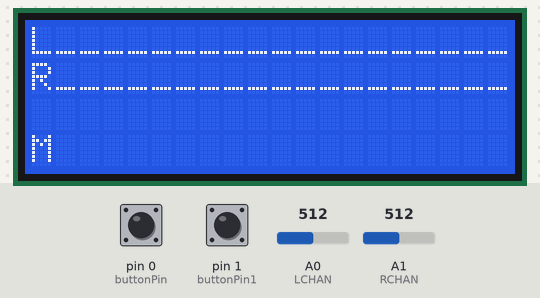
A sketch run on a simulated Arduino Uno, built for the host (arithmetic inside an expression is 32-bit, double 64-bit). Parts: 20×4 character LCD. The inputs (shaded band) are chosen by the test bench; at power-on: pin 1 (buttonPin1) HIGH, pin 0 (buttonPin) HIGH, A0 (LCHAN) = 512, A1 (RCHAN) = 512.

Above: at 5.9 s.
6.0 s: pin 1 (buttonPin1) pulled LOW for 0.15 s
At 6.5 s:
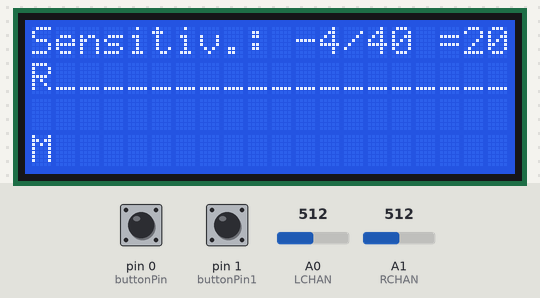
8.1 s: pin 1 (buttonPin1) pulled LOW for 1 s
At 8.7 s:
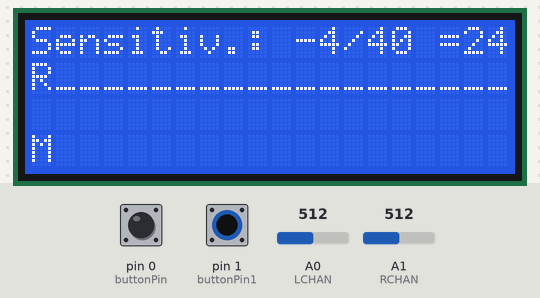
10.6 s: pin 0 (buttonPin) pulsed LOW 5 times (0.12 s each, 0.3 s apart)
At 12.3 s:
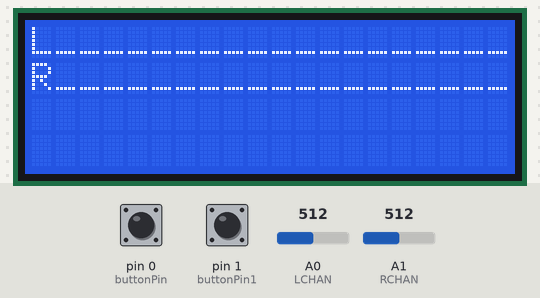
13.6 s: pin 0 (buttonPin) pulled LOW for 0.15 s
At 14.5 s:
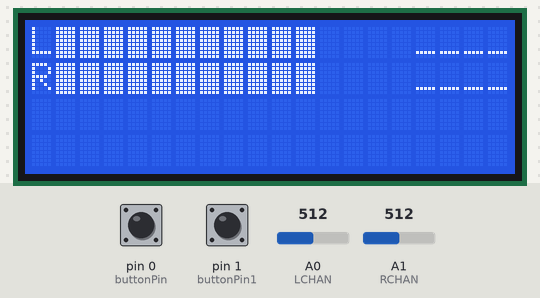
15.2 s: A0 (LCHAN) set to 716
At 16.4 s:
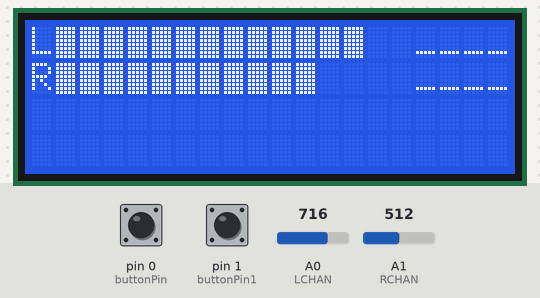
16.7 s: A1 (RCHAN) set to 716
At 17.6 s:
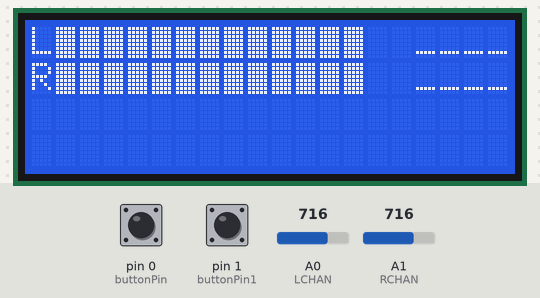
Timing chart, 0 to 19.7 s (numbered marks = the images above; inputs shaded):
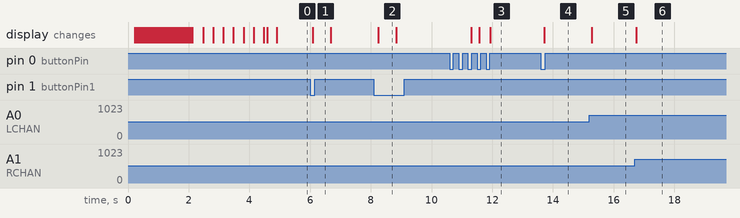

The sketch:

lcdvumeter4x20.ino
```cpp
/*
  modified by varind in 2013
  this code is public domain, enjoy!
*/
#include <Wire.h>
#include <FastLED.h>
#define ARRAY_SIZE(A) (sizeof(A) / sizeof((A)[0]))

#include <LiquidCrystal_I2C.h>
#include <fix_fft.h>

#define BUFF_MAX 128
#define LCHAN 0
#define RCHAN 1
int buttonPin = 0;      // momentary push button on pin 0
int buttonPin1 = 1;     // momentary push for sensitivity change
int oldButtonVal = 0;
int oldbuttonSensitivity = 0;
const int channels = 2;
const int xres = 16; //16;
const int yres = 8; // maybe define the high, meaning resolution
const int xres2 = 32; //32;
const int yres2 = 8;
const int gain = 3;
int decaytest = 1;
int Rdecaytest = 1;
char im[64], data[64];
char Rim[64], Rdata[64];
char data_avgs[64];
char Rdata_avgs[64];
float peaks[20];
float Rpeaks[20];
int i = 0, val, Rval;
int x = 0, y = 0, z = 0;
int load;
int nPatterns = 9 ;
int lightPattern = 1;
int sensitivity = 16;
int   lmax[2];                                        // level max memory
int   dly[2];   // delay & speed for peak return
uint8_t time[8];
char recv[BUFF_MAX];
unsigned int recv_size = 0;
unsigned long prev, interval = 1000;


LiquidCrystal_I2C lcd(0x3F, 20, 4);

// VU METER CHARACTERS
byte v1[8] = {
  B00000, B00000, B00000, B00000, B00000, B00000, B00000, B11111
};
byte v2[8] = {
  B00000, B00000, B00000, B00000, B00000, B00000, B11111, B11111
};
byte v3[8] = {
  B00000, B00000, B00000, B00000, B00000, B11111, B11111, B11111
};
byte v4[8] = {
  B00000, B00000, B00000, B00000, B11111, B11111, B11111, B11111
};
byte v5[8] = {
  B00000, B00000, B00000, B11111, B11111, B11111, B11111, B11111
};
byte v6[8] = {
  B00000, B00000, B11111, B11111, B11111, B11111, B11111, B11111
};
byte v7[8] = {
  B00000, B11111, B11111, B11111, B11111, B11111, B11111, B11111
};
byte v8[8] = {
  B11111, B11111, B11111, B11111, B11111, B11111, B11111, B11111
};


void setup() {
  // Serial.begin(9600);
  lcd.backlight();
  Wire.begin();
  // DS3231_init(DS3231_INTCN);
  memset(recv, 0, BUFF_MAX);
  // rtc.begin();
  pinMode(buttonPin, INPUT);
  digitalWrite(buttonPin, HIGH);  // button pin is HIGH, so it drops to 0 if pressed
  pinMode(buttonPin1, INPUT);
  digitalWrite(buttonPin1, HIGH);  // button pin is HIGH, so it drops to 0 if pressed

  //setTheTime("305017101012018");     // ssmmhhDDMMYYYY set time once in the given format
  lcd.begin(20, 4);
  lcd.clear();
  lcd.createChar(1, v1);
  lcd.createChar(2, v2);
  lcd.createChar(3, v3);
  lcd.createChar(4, v4);
  lcd.createChar(5, v5);
  lcd.createChar(6, v6);
  lcd.createChar(7, v7);
  lcd.createChar(8, v8);

  lcd.setCursor(0, 2);
  lcd.print("Sensitivity hit TXO ");
  lcd.setCursor(0, 3);
  lcd.print("16=def (-4 to +38)  ");

  for (i = 0; i < 80; i++)
  {
    for (load = 0; load < i / 5; load++)
    {
      lcd.setCursor(load, 1);
      lcd.write(1);
    }
    if (load < 1)
    {
      lcd.setCursor(0, 1);
      lcd.write(7);
    }

    lcd.setCursor(load + 1, 1);
    lcd.write((i - i / 5 * 5) + 1);
    for (load = load + 2; load < 20; load++)
    {
      lcd.setCursor(load, 1);
      lcd.write(1);
    }
    lcd.setCursor(0, 0);
    lcd.print("AudioFoLight VuMeter");


    delay(2);

  }


  lcd.clear();
  delay(200);
}


void vu() {
  //  delay(10);
  for (i = 0; i < 64; i++) {
    if (sensitivity < 0)
    {
      val = ((analogRead(LCHAN) / sensitivity ));
    }
    if (sensitivity == 0)
    {
      val = ((analogRead(LCHAN) ));
    }
    if (sensitivity > 0)
    {
      val = ((analogRead(LCHAN) * sensitivity ));
    }

    data[i] = val;
    im[i] = 0;
    if (channels == 2) {
      if (sensitivity < 0)
      {
        Rval = ((analogRead(RCHAN) / sensitivity ));
      }
      if (sensitivity == 0)
      {
        Rval = ((analogRead(RCHAN) ));
      }
      if (sensitivity > 0)
      {
        Rval = ((analogRead(RCHAN) * sensitivity ));
      }

      //Rval = ((analogRead(RCHAN) * 16 ));  // chose how to interpret the data from analog in
      Rdata[i] = Rval;
      Rim[i] = 0;
    }
  };

  fix_fft(data, im, 6, 0); // Send the data through fft
  if (channels == 2) {
    fix_fft(Rdata, Rim, 6, 0); // Send the data through fft
  }

  // get the absolute value of the values in the array, so we're only dealing with positive numbers
  for (i = 0; i < 64 ; i++) {
    data[i] = sqrt(data[i] * data[i] + im[i] * im[i]);
  }
  if (channels == 2) {
    for (i = 0; i < 64 ; i++) {
      Rdata[i] = sqrt(Rdata[i] * Rdata[i] + Rim[i] * Rim[i]);
    }
  }

  // todo: average as many or as little dynamically based on yres
  for (i = 0; i < 64; i++) {
    data_avgs[i] = (data[i]);// + data[i*2+1]);// + data[i*3 + 2]);// + data[i*4 + 3]);  // add 3 samples to be averaged, use 4 when yres < 16
    data_avgs[i] = constrain(data_avgs[i], 0, 9 - gain); //data samples * range (0-9) = 9
    data_avgs[i] = map(data_avgs[i], 0, 9 - gain, 0, yres);      // remap averaged values

    Rdata_avgs[i] = (Rdata[i]);// + data[i*2+1]);// + data[i*3 + 2]);// + data[i*4 + 3]);  // add 3 samples to be averaged, use 4 when yres < 16
    Rdata_avgs[i] = constrain(Rdata_avgs[i], 0, 9 - gain); //data samples * range (0-9) = 9
    Rdata_avgs[i] = map(Rdata_avgs[i], 0, 9 - gain, 0, yres);      // remap averaged values
  }

} // end loop


void decay(int decayrate) {
  //// reduce the values of the last peaks by 1
  if (decaytest == decayrate) {
    for (x = 0; x < 20; x++) {
      peaks[x] = peaks[x] - 1;  // subtract 1 from each column peaks
      decaytest = 0;

    }
  }
  decaytest++;

}

void Rdecay(int decayrate) {
  //// reduce the values of the last peaks by 1
  if (Rdecaytest == decayrate) {
    for (x = 0; x < 20; x++) {
      Rpeaks[x] = Rpeaks[x] - 1;  // subtract 1 from each column peaks
      Rdecaytest = 0;

    }
  }
  Rdecaytest++;

}

void Two16_LCD(int linePos) {
  vu();
  decay(1);
  Rdecay(1);
  lcd.setCursor(0, linePos);
  lcd.print("L"); // Channel ID replaces bin #0 due to hum & noise
  lcd.setCursor(0, linePos + 1);
  lcd.print("R"); // ditto

  for (int x = 1; x < 20; x++) {  // init 0 to show lowest band overloaded with hum
    //int y = x + 16; // second display line
    if (data_avgs[x] > peaks[x]) peaks[x] = data_avgs[x];
    if (Rdata_avgs[x] > Rpeaks[x]) Rpeaks[x] = Rdata_avgs[x];

    lcd.setCursor(x, linePos); // draw first (top) row Left
    if (peaks[x] == 0) {
      lcd.print("_");  // less LCD artifacts than " "
    }
    else {
      lcd.write(peaks[x]);
    }

    lcd.setCursor(x, linePos + 1); // draw second (bottom) row Right
    if (Rpeaks[x] == 0) {
      lcd.print("_");
    }
    else {
      lcd.write(Rpeaks[x]);

    }
  }
}

void mono(int linePos) {

  vu();
  decay(1);
  lcd.setCursor(0, linePos);
  lcd.print(" "); // Channel ID replaces bin #0 due to hum & noise
  lcd.setCursor(0, linePos + 1);
  lcd.print("M"); // ditto

  for (x = 1; x < 20; x++) { // repeat for each column of the display horizontal resolution
    y = (data_avgs[x] + Rdata_avgs[x]) / 2 ;  // get current column value
    z = peaks[x] + Rpeaks[x];
    if (y > z) {
      peaks[x] = y;
      Rpeaks[x] = y;
    }
    y = peaks[x] + Rpeaks[x];

    //if (y <= 10) {
      lcd.setCursor(x, linePos); // clear first row
      lcd.print(" ");
      lcd.setCursor(x, linePos + 1); // draw second row
      if (y == 0) {
        lcd.print(" "); // save a glyph
      }
      else {
        lcd.write(y);
    //  }
    }
    // else {
    //   lcd.setCursor(x, linePos); // draw first row
    //   if (y == 11) {
    //     lcd.write(32); // RC  was " "
    //   }
    //   else {
    //     lcd.write(y - 10); // same chars 1-8 as 9-16
    //   }
    //   lcd.setCursor(x, linePos + 1);
    //   lcd.write(8);
    // } // end display
  }  // end xres
}

void stereo8(){
  vu();
   decay(1);
   lcd.setCursor(10, 1);
  lcd.print("R"); // Channel ID replaces bin #0 due to hum & noise
  for (x=1; x < 10; x++) {
    y = data_avgs[x];
        z= peaks[x];
    if (y > z){
      peaks[x]=y;
    }
    y= peaks[x];

    if (y <= 9){
      lcd.setCursor(x,0); // clear first row
      lcd.print(" ");
      lcd.setCursor(x,1); // draw second row
      if (y == 0){
        lcd.print(" "); // save a glyph
      }
      else {
        lcd.write(y);
      }
    }
    else{
      lcd.setCursor(x,0);  // draw first row
      if (y == 10){
        lcd.write(32);
      }
      else {
        lcd.write(y-10);  // same chars 1-8 as 9-16
      }
      lcd.setCursor(x,1);
      lcd.write(8);
    }
  }
  lcd.setCursor(0, 1);
  lcd.print("L"); // ditto
  for (x=17; x < 32; x++) {
    y = data_avgs[x];
       z= peaks[x];
    if (y > z){
      peaks[x]=y;
    }
    y= peaks[x];

    if (y <= 8){
      lcd.setCursor(x-8,0); // clear first row
      lcd.print(" ");
      lcd.setCursor(x-8,1); // draw second row
      if (y == 0){
        lcd.print(" "); // save a glyph
      }
      else {
        lcd.write(y);
      }
    }
    else{
      lcd.setCursor(x-8,0);  // draw first row
      if (y == 9){
        lcd.write(32);
      }
      else {
        lcd.write(y-8);  // same chars 1-8 as 9-16
      }
      lcd.setCursor(x-8,1);
      lcd.write(8);
    }
  }
}


void  bars  ()
{
  decay(1);
  vu();
  //  lcd.createChar( i,block[i] );
#define T_REFRESH    100            // msec bar refresh rate
#define T_PEAKHOLD   5*T_REFRESH    // msec peak hold time before return
  long  lastT = 0;
  //  if( millis()<lastT )
  //    return;
  //  lastT += T_REFRESH;
  int anL = map( sqrt( analogRead( LCHAN  ) * 16 ), 0, 128, 0, 80 ); // sqrt to have non linear scale (better was log)
  int anR = map( sqrt( analogRead( RCHAN ) * 16 ), 0, 128, 0, 80 );
  bar( 0, anL );
  bar( 1, anR );
}

void  bar  ( int rows, int levs )
{
  lcd.setCursor( 0, rows );
  lcd.write( rows ? 'R' : 'L' );
  for ( int i = 1 ; i < 16 ; i++ )
  {
    int f = constrain( levs      - i * 5, 0, 5 );
    int p = constrain( lmax[rows] - i * 5, 0, 6 );
    if ( f )
      lcd.write(8);
    else
      lcd.write(32);
  }
  if ( levs > lmax[rows] )
  {
    lmax[rows] = levs;
    dly[rows]  = -(T_PEAKHOLD) / T_REFRESH;              // Starting delay value. Negative=peak don't move
  }
  else
  {
    if ( dly[rows] > 0 )
      lmax[rows] -= dly[rows];

    if ( lmax[rows] < 0 )
      lmax[rows] = 0;
    else
      dly[rows]++;
  }
}


void stereo16() {
  vu();
  decay(1);
  lcd.setCursor(0, 0);
  lcd.print(" "); // Channel ID replaces bin #0 due to hum & noise

  for (x = 1; x < 16; x++) {
    y = data_avgs[x];
    z = peaks[x];
    if (y > z) {
      peaks[x] = y;
    }
    y = peaks[x];
    if (x < xres) {
      lcd.setCursor(x, 0); // draw first row
      if (y == 0) {
        lcd.print(" "); // save a glyph
      }
      else {
        lcd.write(y);
      }
    }
  }
  lcd.setCursor(0, 1);
  lcd.print(" "); // Channel ID replaces bin #0 due to hum & noise
  for (x = 17; x < 32; x++) {
    y = data_avgs[x];
    z = peaks[x];
    if (y > z) {
      peaks[x] = y;
    }
    y = peaks[x];
    if (x - 16 < xres) {
      lcd.setCursor(x - 16, 1); // draw second row
      if (y == 0) {
        lcd.print(" "); // save a glyph
      }
      else {
        lcd.write(y);
      }
    }
  }
}


void thirtytwoband() {
  vu();
  decay(1);
  for (x = 0; x < 32; x++) {
    y = data_avgs[x];

    z = peaks[x];
    if (y > z) {
      peaks[x] = y;
    }
    y = peaks[x];
    if (x < 16) {
      lcd.setCursor(x, 0); // draw second row
      if (y == 0) {
        lcd.print(" "); // save a glyph
      }
      else {
        lcd.write(y);
      }
    }
    else {
      lcd.setCursor(x - 16, 1);
      if (y == 0) {
        lcd.print(" ");
      }
      else {
        lcd.write(y);
      }
    }
  }
}

void simple() {
  lcd.setCursor(0, 0);
  lcd.print("  AudioFoLight  ");
  lcd.setCursor(0, 1);
  lcd.print(" Time: ");
  lcd.print("No clock");

}


// the loop routine runs over and over again forever;
void loop() {
  // read that state of the pushbutton value;
  int buttonVal = digitalRead(buttonPin);
  if (buttonVal == LOW && oldButtonVal == HIGH) {// button has just been pressed
    lightPattern = lightPattern + 1;
  }

  if (lightPattern > nPatterns) lightPattern = 1;
  oldButtonVal = buttonVal;


  int buttonSensitivity = digitalRead(buttonPin1);
  if (buttonSensitivity == LOW && oldbuttonSensitivity == HIGH) {// button has just been pressed
    if (sensitivity < 5){sensitivity = sensitivity + 1;}
    else{
      sensitivity = sensitivity + 4;}
    lcd.setCursor(0, 0);
    lcd.print("Sensitiv.: -4/40 =");
    lcd.setCursor(18, 0);
    lcd.print(sensitivity);
    delay(500);
  }

  if (sensitivity > 36) sensitivity = - 8;
  oldbuttonSensitivity = buttonSensitivity;


  switch (lightPattern) {
    case 1:
      // mono(0);// bars();
      Two16_LCD(0);
      mono(2);
      break;
    case 2:

      break;
    case 3:
      stereo8();
      break;
    case 4:
      stereo16();
      break;
    case 5:
      Two16_LCD(0);
      break;
    case 6:
      All();
      break;
    case 7:
      stereo16();
      break;
    case 8:
      bars();
      break;
    case 9:
      lcd.clear();
      break;

  }
}

// List of patterns to cycle through.  Each is defined as a separate function below.
typedef void (*SimplePatternList[])();
SimplePatternList gPatterns = {bars, mono, stereo8, stereo16, Two16_LCD };
uint8_t gCurrentPatternNumber = 0; // Index number of which pattern is current

void nextPattern()
{
  // add one to the current pattern number, and wrap around at the end
  gCurrentPatternNumber = (gCurrentPatternNumber + 1) % ARRAY_SIZE( gPatterns);
}
void All()
{
  // Call the current pattern function once, updating the 'leds' array
  gPatterns[gCurrentPatternNumber]();
  EVERY_N_SECONDS( 20 ) {
    nextPattern();  // change patterns periodically
  }
}
// second list
```

Measured:
- after the input at 6.0 s, the display: changes after 0.08 s (image 1)
- after the input at 8.1 s, the display: changes after 0.15 s (image 2)
- after the input at 10.6 s, the display: first changes after 0.71 s (image 3 shows a later state)
- after the input at 13.6 s, the display: changes after 0.12 s (image 4)
- after the input at 15.2 s, the display: changes after 0.08 s (image 5)
- after the input at 16.7 s, the display: changes at once (image 6)
- what the display in image 2 shows lasts 0.6 s, from 8.2 s to 8.8 s
